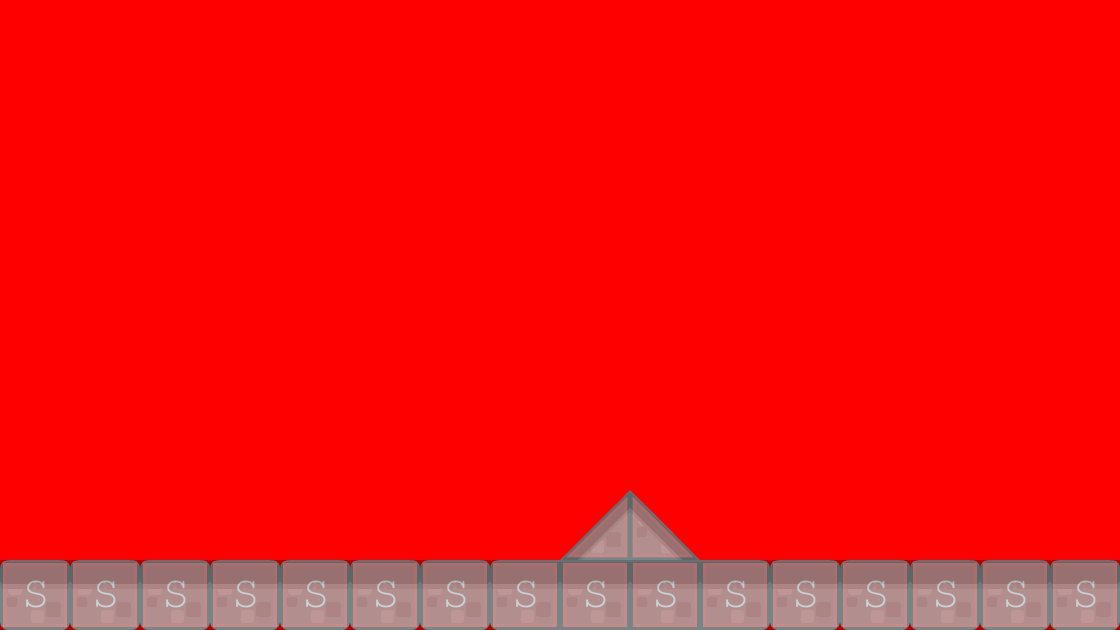

The image is a tile-based game level rendered from a .tmx file. Its description and source (layers, tilesets, objects; grid data summarised) follow:
An orthogonal 16x9 tile map with 70x70 px tiles, 2 tile layers (Background1, Collision), 2 tilesets and 2 objects (EnemyBase, PlayerBase).

<map version="1.0" orientation="orthogonal" renderorder="right-down" width="16" height="9" tilewidth="70" tileheight="70" backgroundcolor="#ff0000">
 <tileset firstgid="1" name="background-tiles" tilewidth="70" tileheight="70">
  <image source="../img/background-tiles.png" width="910" height="910" />
 </tileset>
 <tileset firstgid="170" name="meta-tiles" tilewidth="70" tileheight="70">
  <image source="../img/meta-tiles.png" width="350" height="70" />
  <tile id="1">
   <properties>
    <property name="type" value="lslope" />
   </properties>
  </tile>
  <tile id="3">
   <properties>
    <property name="type" value="rslope" />
   </properties>
  </tile>
  <tile id="4">
   <properties>
    <property name="type" value="solid" />
   </properties>
  </tile>
 </tileset>
 <layer name="Background1" width="16" height="9">
  <data>[144 cells, 18 non-empty, 6 distinct tile ids]</data>
 </layer>
 <layer name="Collision" width="16" height="9" opacity="0.31">
  <data>[144 cells, 18 non-empty, 3 distinct tile ids]</data>
 </layer>
 <objectgroup name="BaseEntities">
  <object name="EnemyBase" x="910" y="420" width="70" height="140" />
  <object name="PlayerBase" x="140" y="420" width="70" height="140" />
 </objectgroup>
</map>
